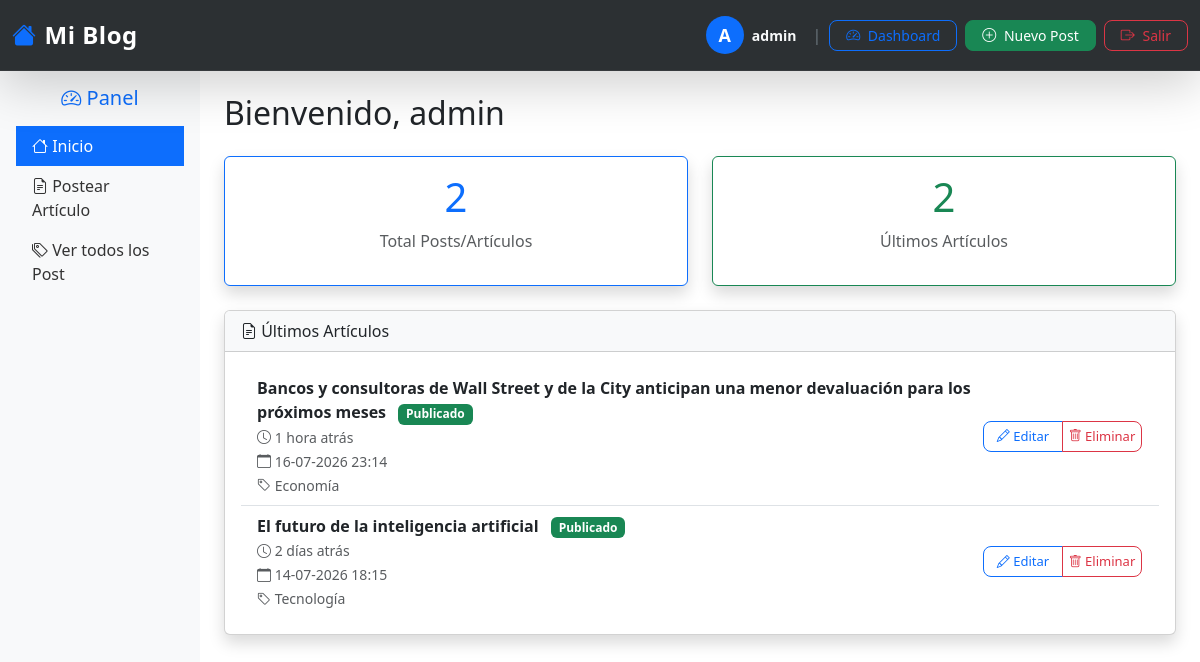
/dashboard/ (signed in), run on the app's committed database.
### users/models.py (models this page shows, shortened)
class User(AbstractUser):
    email = models.EmailField(unique=True)
    USERNAME_FIELD = 'email'
    REQUIRED_FIELDS = ['username']
    bio = models.TextField('Biografía', blank=True, null=True)
    avatar = models.ImageField('Avatar', upload_to='avatars/', blank=True, null=True)
    is_verified = models.BooleanField('Verificado', default=False)

### post/models.py (models this page shows)
class Articulos(models.Model):
    titular = models.CharField(max_length=200)
    articulo = models.TextField()
    autor_articulo = models.CharField(max_length=100)
    fecha_at = models.DateTimeField(auto_now_add=True)
    fecha_up = models.DateTimeField(auto_now_add=True)
    status = models.BooleanField(default=True)
    categoria = models.CharField(
        max_length=100,
        blank=True,
        null=True
    )
    imagen_articulo = models.ImageField('imagenarticulos', upload_to='imagenarticulos/', blank=True, null=True)

### dashboard/views.py (the view)
# urls.py: path('dashboard/', DashBoard.as_view(), name='dashboard'),
class DashBoard(View):
    def get(self, request):
        totalArticulos = CountArticulosUser()
        response = totalArticulos.get(request)
        conteo = response.data if response.status_code == 200 else {'totalPost': 0}
        ultimosPost = PostTiempoPublicado()
        misPost = ultimosPost.get_ultimos_articulos(request.user.username)
        datosUltimosPost = []
        for articulo in misPost:  # articuloES UN DICCIONARIO
            elId = articulo['id']
            responsedatos = ultimosPost.get(request, pk=elId)
            if responsedatos.status_code == 200:
                fecha_publicacion = responsedatos.data['fecha_publicacion']
                tiempo_publicado = responsedatos.data['tiempo_publicado']
                datosUltimosPost.append({
                    'id': elId,
                    'titular': articulo['titular'],
                    'categoria': articulo['categoria'],
                    'fecha_publicacion': fecha_publicacion,
                    'tiempo_publicado': tiempo_publicado
                })
        datos = {
            'conteo': conteo,
            'datosUltimosPost': datosUltimosPost
        }
        print('datos',datos)
        return render(request, 'dashboard/dashboard.html', datos)

### tools/views.py (called while the page is built)
    def get(self, request):
        usuario = request.user
        with connection.cursor() as cursor:
            sqlcount = """
                  SELECT COUNT(*) FROM post_articulos WHERE autor_articulo = %s
              """
            cursor.execute(sqlcount, [usuario.username])
            totalPost = cursor.fetchone()[0]
        return Response({
                     'totalPost': totalPost
                    })

    def get_ultimos_articulos(self, autor):
        sql = """
            SELECT id, titular, categoria, fecha_at
                    FROM   post_articulos
                    WHERE autor_articulo = %s
                    AND status = 1
                    ORDER BY fecha_at DESC
                    LIMIT 4
        """
        with connection.cursor() as cursor:
            cursor.execute(sql, [autor])
            resultados = cursor.fetchall()
            articulos = []
            for fila in resultados:
                articulo = {
                    'id': fila[0],
                    'titular': fila[1],
                    'categoria': fila[2],
                    'fecha_at': fila[3]
                }
                articulos.append(articulo)
            return articulos

### templates/dashboard/dashboard.html (shortened to what this page needs)
<!DOCTYPE html>
{% load static %}
<html lang="es">
<head>
    <link rel="stylesheet" href="{% static 'bootstrap/css/bootstrap.min.css' %}">
    <link rel="stylesheet" href="{% static 'bootstrap-icons/font/bootstrap-icons.css' %}">
</head>
<body>
    {% include "includes/navbar.html" %}
    <div class="container-fluid">
        <div class="row">
            <div class="col-md-2 sidebar p-3">
                <h5 class="text-center text-primary mb-3">
                    <i class="bi bi-speedometer2"></i> Panel
                </h5>
                <ul class="nav flex-column">
                    <li class="nav-item">
                        <a class="nav-link active" href="#">
                            <i class="bi bi-house"></i> Inicio
                        </a>
                    </li>
                    <li class="nav-item">
                        <a class="nav-link" href="/postearArticulos">
                            <i class="bi bi-file-earmark-text"></i> Postear Artículo
                        </a>
                    </li>
                    <li class="nav-item">
                        <a class="nav-link" href="/list-articulos">
                            <i class="bi bi-tags"></i> Ver todos los Post
                        </a>
                    </li>
                </ul>
            </div>
            <div class="col-md-10 p-4">
                <h2 class="mb-4">Bienvenido, {{ user.username }}</h2>
                <div class="row g-4 mb-4">
                    <div class="col-md-6">
                        <div class="card stat-card shadow border-primary">
                            <div class="card-body text-center">
                                <h1 class="text-primary">{{ conteo.totalPost|default:0 }}</h1>
                                <p class="text-muted">Total Posts/Artículos</p>
                            </div>
                        </div>
                    </div>
                    <div class="col-md-6">
                        <div class="card stat-card shadow border-success">
                            <div class="card-body text-center">
                                <h1 class="text-success">{{ datosUltimosPost|length|default:0 }}</h1>
                                <p class="text-muted">Últimos Artículos</p>
                            </div>
                        </div>
                    </div>
                </div>
                <div class="row g-4">
                    <div class="col-md-12">
                        <div class="card shadow">
                            <div class="card-header bg-light">
                                <i class="bi bi-file-earmark-text"></i> Últimos Artículos
                            </div>
                            <div class="card-body">
                                {% if datosUltimosPost %}
                                    <ul class="list-group list-group-flush">
                                        {% for articulo in datosUltimosPost %}
                                            <li class="list-group-item d-flex justify-content-between align-items-center">
                                                <div>
                                                    <strong>{{ articulo.titular }}</strong>
                                                    <span class="badge bg-success ms-2">Publicado</span>
                                                    <br>
                                                    <small class="text-muted">
                                                        <i class="bi bi-clock"></i> {{ articulo.tiempo_publicado }}
                                                    </small>
                                                    <br>
                                                    <small class="text-muted">
                                                        <i class="bi bi-calendar"></i> {{ articulo.fecha_publicacion }}
                                                    </small>
                                                    <br>
                                                    <small class="text-muted">
                                                        <i class="bi bi-tag"></i> {{ articulo.categoria }}
                                                    </small>
                                                </div>
                                                <div class="btn-group btn-group-actions" role="group">
                                                    <a href="/articulo/update/{{ articulo.id }}/" class="btn btn-sm btn-outline-primary">
                                                        <i class="bi bi-pencil"></i> Editar
                                                    </a>
                                                    <button class="btn btn-sm btn-outline-danger" onclick="confirmarEliminacion({{ articulo.id }})">
                                                        <i class="bi bi-trash"></i> Eliminar
                                                    </button>
                                                </div>
                                            </li>
                                        {% endfor %}
                                    </ul>
                                {% endif %}
                            </div>
                        </div>
                    </div>
                </div>
            </div>
        </div>
    </div>
</body>
</html>

### templates/includes/navbar.html (shortened to what this page needs)
<nav class="navbar navbar-expand-lg navbar-dark bg-dark fixed-top shadow-lg">
    <div class="container-fluid">
        <a class="navbar-brand fw-bold fs-4" href="/">
            <i class="bi bi-house-fill me-2 text-primary"></i>Mi Blog
        </a>
        <div class="collapse navbar-collapse" id="navbarNav">
            <ul class="navbar-nav ms-auto align-items-center">
                {% if user.is_authenticated %}
                    <li class="nav-item me-2">
                        <div class="d-flex align-items-center">
                            <div class="bg-primary rounded-circle d-flex align-items-center justify-content-center"
                                 style="width: 38px; height: 38px; font-size: 18px; color: white; font-weight: bold;">
                                {{ user.username|first|upper }}
                            </div>
                            <span class="navbar-text text-light ms-2 fw-semibold">
                                {{ user.username }}
                            </span>
                        </div>
                    </li>
                    <li class="nav-item mx-2 d-none d-lg-block">
                        <span class="text-secondary">|</span>
                    </li>
                    <li class="nav-item me-2">
                        <a href="/dashboard/" class="btn btn-outline-primary btn-sm px-3">
                            <i class="bi bi-speedometer2 me-1"></i> Dashboard
                        </a>
                    </li>
                    <li class="nav-item me-2">
                        <a href="/postearArticulos" class="btn btn-success btn-sm px-3">
                            <i class="bi bi-plus-circle me-1"></i> Nuevo Post
                        </a>
                    </li>
                    <li class="nav-item">
                        <a href="/logout/" class="btn btn-outline-danger btn-sm px-3">
                            <i class="bi bi-box-arrow-right me-1"></i> Salir
                        </a>
                    </li>
                {% endif %}
            </ul>
        </div>
    </div>
</nav>

### templates/dashboard/dashboard.html (style rules this page uses)
body { padding-top: 70px; }
.stat-card { transition: transform 0.3s; cursor: default; }
.sidebar { background: #f8f9fa; min-height: calc(100vh - 70px); }
.sidebar .nav-link { color: #333; }
.sidebar .nav-link.active { background: #0d6efd; color: white; }
.btn-group-actions { width: 160px; flex-shrink: 0; }
.btn-group-actions .btn { width: 80px; flex: 0 0 80px; text-align: center; font-size: 13px; padding: 5px 0; }

### templates/includes/navbar.html (style rules this page uses)
.navbar { padding: 12px 0; backdrop-filter: blur(10px); background-color: rgba(33, 37, 41, 0.95) !important; border-bottom: 1px solid rgba(255, 255, 255, 0.05); }
.navbar-brand { letter-spacing: 0.5px; }
.navbar-text { font-size: 14px; }
.btn-sm { border-radius: 8px; font-weight: 500; transition: all 0.3s ease; }
.bg-primary.rounded-circle { transition: transform 0.3s ease; }

### data on the page
User: username|first "A", username "admin"
Articulos: titular "Bancos y consultoras de Wall Street y de la City anticipan una menor devaluación para los próximos meses", tiempo_publicado "1 hora atrás", fecha_publicacion "16-07-2026 23:14", categoria "Economía"
Articulos: titular "El futuro de la inteligencia artificial", tiempo_publicado "2 días atrás", fecha_publicacion "14-07-2026 18:15", categoria "Tecnología"

### other printed values
{{ conteo.totalPost|default:0 }} "2"
{{ datosUltimosPost|length|default:0 }} "2"
